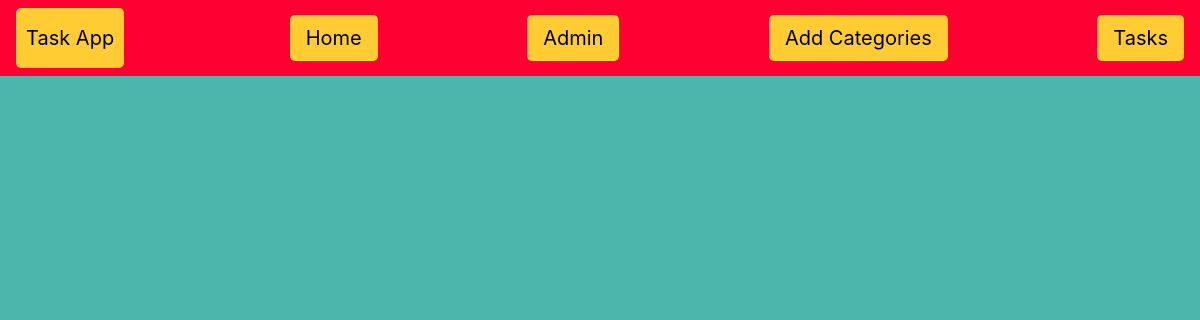
/ToDoApp/, run on an earlier commit of the app's database.
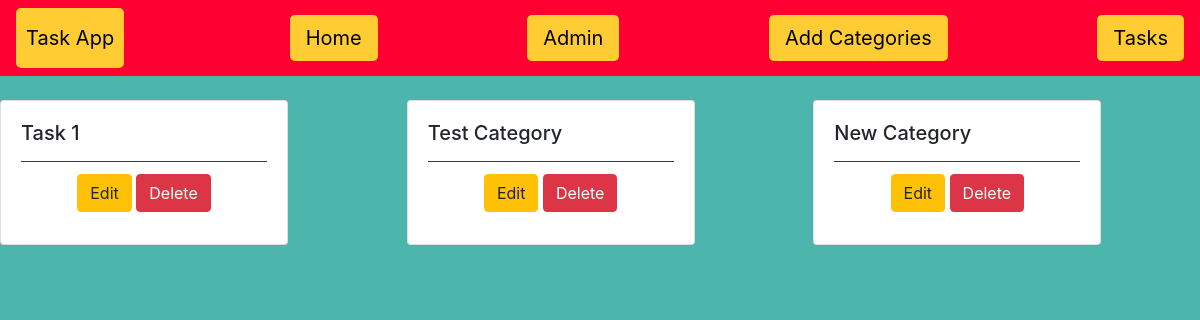
And on a later commit of the database.
### ToDoApp/models.py (models this page shows, shortened)
class Task_Category(models.Model):
	user = models.ForeignKey(AppUser,on_delete = models.CASCADE, null =True, blank = True)
	title = models.CharField(max_length = 50)
	description = models.TextField(blank = True)
	class Meta:
		verbose_name = ("Category")
		verbose_name_plural = ("Categories")

### ToDoApp/views.py (the view)
# urls.py: path('', views.categoryindex, name = 'categoryindex'),
def categoryindex(request):
    task_category_list = Task_Category.objects.all()
    return render(request, 'ToDoApp/task_category_list.html', {'task_category_list': task_category_list})

### ToDoApp/templates/ToDoApp/task_category_list.html (shortened to what this page needs)
<!DOCTYPE html>
{% load static %}
<html>
<head>
    <link rel="stylesheet" href="https://stackpath.bootstrapcdn.com/bootstrap/4.3.1/css/bootstrap.min.css"
integrity="sha384-ggOyR0iXCbMQv3Xipma34MD+dH/1fQ784/j6cY/iJTQUOhcWr7x9JvoRxT2MZw1T">
</head>
<body style="background-color:#4DB6AC;">
<nav class="navbar navbar-light" style="background-color:#FF0033;">
    <a href="#" class="navbar-brand" style="background-color:#FFCC33;color:#000000;border-width:10px;border-color:#FFCC33;border-style:solid;border-spacing:30px;border-radius: 5px;">Task App</a>
    <a class="navbar-link btn-lg" href="{% url 'ToDoApp:categoryindex' %}" style="background-color:#FFCC33;color:#000000;">Home</a>
<a href="{% url 'admin:index' %}" class = 'navbar-link btn-lg' style="background-color:#FFCC33;color:#000000;">Admin</a>
    <a href="{% url 'ToDoApp:create-category' %}" class="navbar-link btn-lg" style="background-color:#FFCC33;color:#000000;">Add Categories</a>
    <a href="{% url 'ToDoApp:taskindex' %}" class="navbar-link btn-lg" style="background-color:#FFCC33;color:#000000;"> Tasks</a>
</nav>
<br>
{% block content %}
<div class="card-columns">
    {% for task_category in task_category_list %}
    <div class="card" style="width: 18rem;">
  <div class="card-body">
    <h5 class="card-title">{{ task_category.title }}</h5>
   <div class="card-footer bg-transparent border-dark">
   <center>
       <a href="update/{{task_category.id}}" class="btn btn-warning" id = '{{task_category.id}}'>Edit</a>
       <a href="delete/{{task_category.id}}" class="btn btn-danger" id = '{{task_category.id}}'>Delete</a>
    </center>
    </div>
  </div>
</div>
    {% endfor %}
</div>
{% endblock %}
</body>
</html>

What changed in the data, as far as the page shows it:
added Task_Category: title "Task 1"
added Task_Category: title "Test Category"
added Task_Category: title "New Category"
